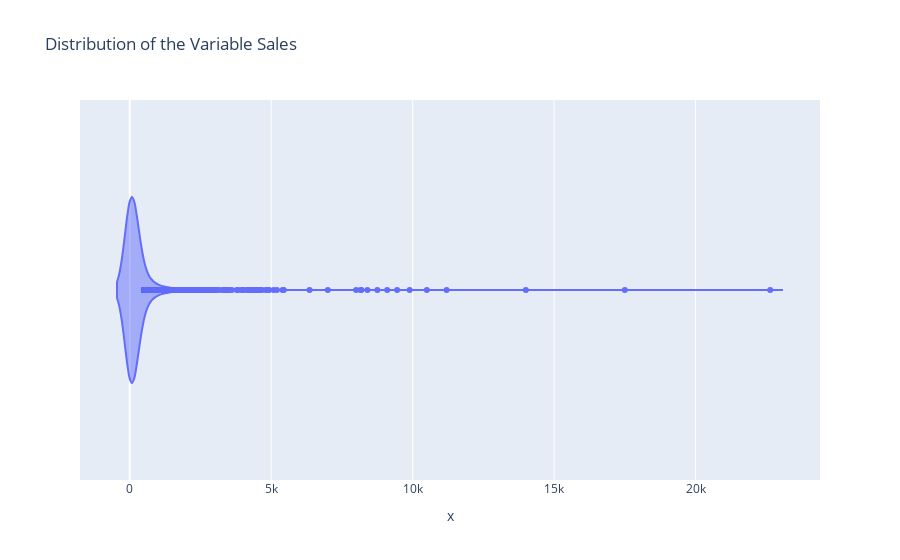

Notebook code for this chart:
### Code cell
uagf.violin_graph(df_prepared["Sales"], "Distribution of the Variable Sales")

### Figure 1 — Plotly figure (JSON) as saved in the notebook; plotly's stock layout.template omitted (floating-point values rounded to 4 significant figures; data arrays with more than 128 entries replaced by an {"elided": "..."} marker saying what was removed)
{"data": [{"alignmentgroup": "True", "box": {"visible": false}, "hovertemplate": "x=%{x}<extra></extra>", "legendgroup": "", "marker": {"color": "#636efa"}, "name": "", "offsetgroup": "", "orientation": "h", "scalegroup": "True", "showlegend": false, "type": "violin", "x": {"elided": "9994 float values"}, "x0": " ", "xaxis": "x", "y0": " ", "yaxis": "y"}], "layout": {"legend": {"tracegroupgap": 0}, "title": {"text": "Distribution of the Variable Sales"}, "violinmode": "group", "xaxis": {"anchor": "y", "domain": [0, 1], "title": {"text": "x"}}, "yaxis": {"anchor": "x", "domain": [0, 1]}}}
